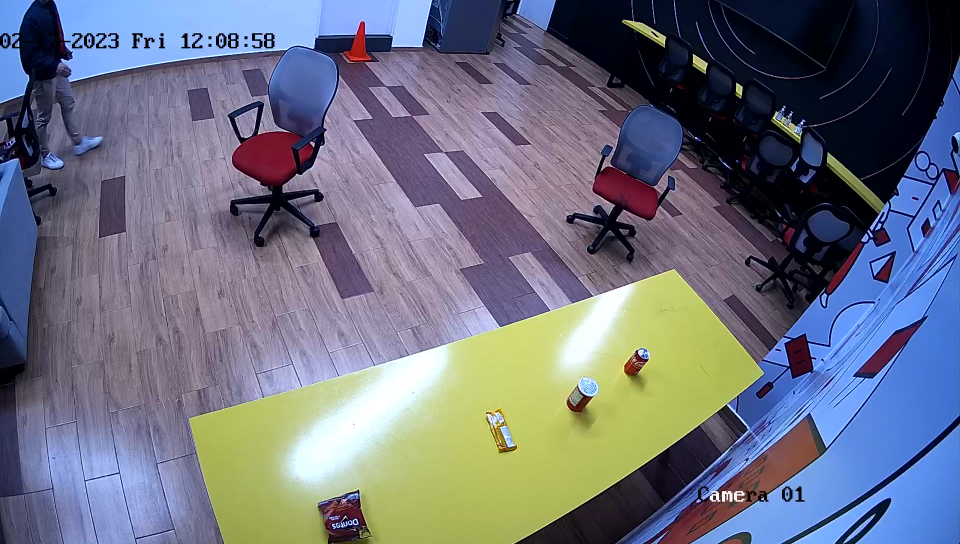
#> input picture data/images/table_fixed.jpg, 1920 x 1088 px, found by its file name (shown at 1/2 size); its folder holds 3 pictures in this run
$ python table_points.py
#> lines starting #> are read from the running program, lines starting #| are printed output that depends on the picture; after the words box and inside, x2 and y2 are one past the last pixel; in counts of white or black regions, pixels touching at a corner belong together
# Create a function that prints the right clicks on an image using opencv
import cv2
import numpy

from pathlib import Path

IMAGE_PATH = Path.cwd() / 'data' / 'images' / 'table_fixed.jpg'
TABLE_IMAGE_PATH = Path.cwd() / 'data' / 'images' / 'nice_table.jpg'

# Load the images
image = cv2.imread(str(IMAGE_PATH))
#> image is the input picture: shape (1088, 1920, 3); mean B, G, R 128.4, 112.5, 108.5
print(f'Image shape: {image.shape}')
#| Image shape: (1088, 1920, 3)
image_table = cv2.imread(str(TABLE_IMAGE_PATH))
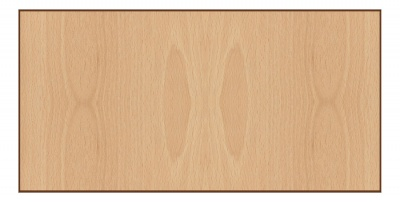
#> input picture data/images/nice_table.jpg, 400 x 202 px, found by its file name
#> image_table is the input picture: shape (202, 400, 3); mean B, G, R 151.8, 185.6, 218.9

# Perspective Points, as X, Y
UP_LEFT_CORNER_ORIG = (384, 840)
UP_LEFT_CORNER_TABLE = (20, 10)

UP_RIGHT_CORNER_ORIG = (1348, 538)
UP_RIGHT_CORNER_TABLE = (380, 10)

DOWN_LEFT_MIDDLE_ORIG = (450, 1084)
DOWN_LEFT_MIDDLE_TABLE = (20, 130)

DOWN_RIGHT_CORNER_ORIG = (1524, 746)
DOWN_RIGHT_CORNER_TABLE = (380, 190)

new_height = DOWN_RIGHT_CORNER_TABLE[1] - UP_RIGHT_CORNER_TABLE[1]
new_width = UP_RIGHT_CORNER_TABLE[0] - UP_LEFT_CORNER_TABLE[0]

array_keypts_orig = numpy.float32(
    [
        numpy.array(UP_LEFT_CORNER_ORIG),
        numpy.array(UP_RIGHT_CORNER_ORIG),
        numpy.array(DOWN_RIGHT_CORNER_ORIG),
        numpy.array(DOWN_LEFT_MIDDLE_ORIG),
    ]
)
array_keypts_table = numpy.float32(
    [
        numpy.array(UP_LEFT_CORNER_TABLE),
        numpy.array(UP_RIGHT_CORNER_TABLE),
        numpy.array(DOWN_RIGHT_CORNER_TABLE),
        numpy.array(DOWN_LEFT_MIDDLE_TABLE),
    ]
)

# Find the perspective matrix to transform the points
persp_matrix = cv2.getPerspectiveTransform(
    array_keypts_orig,
    array_keypts_table
)
# Save the matrix
numpy.save(
     str(Path.cwd() / 'location' / 'transforms' / 'table_persp_mtx_v1.npy'),
     persp_matrix
)
# dst = cv2.warpPerspective(image, persp_matrix, (new_width, new_height))
# h, status = cv2.findHomography(array_keypts_orig, array_keypts_table)

# Draw two points at the front of the table
image = cv2.circle(
    image,
    (UP_LEFT_CORNER_ORIG),
    10,
    (0, 255, 0),
    -1
)
#> image: shape (1088, 1920, 3); 0.02% of pixels changed, all inside (x1, y1, x2, y2) = (374, 830, 395, 851)
image = cv2.circle(
    image,
    (UP_RIGHT_CORNER_ORIG),
    10,
    (0, 255, 0),
    -1
)
#> image: shape (1088, 1920, 3); mean B, G, R 128.4, 112.5, 108.5
# Draw two points at the end of the table
image = cv2.circle(
    image,
    (DOWN_LEFT_MIDDLE_ORIG),
    10,
    (0, 255, 0),
    -1
)
#> image: shape (1088, 1920, 3); mean B, G, R 128.3, 112.5, 108.5
image = cv2.circle(
    image,
    (DOWN_RIGHT_CORNER_ORIG),
    10,
    (0, 255, 0),
    -1
)
#> image: shape (1088, 1920, 3); mean B, G, R 128.3, 112.5, 108.4

# Resize the image to half the size
image = cv2.resize(image, None, fx=0.5, fy=0.5)
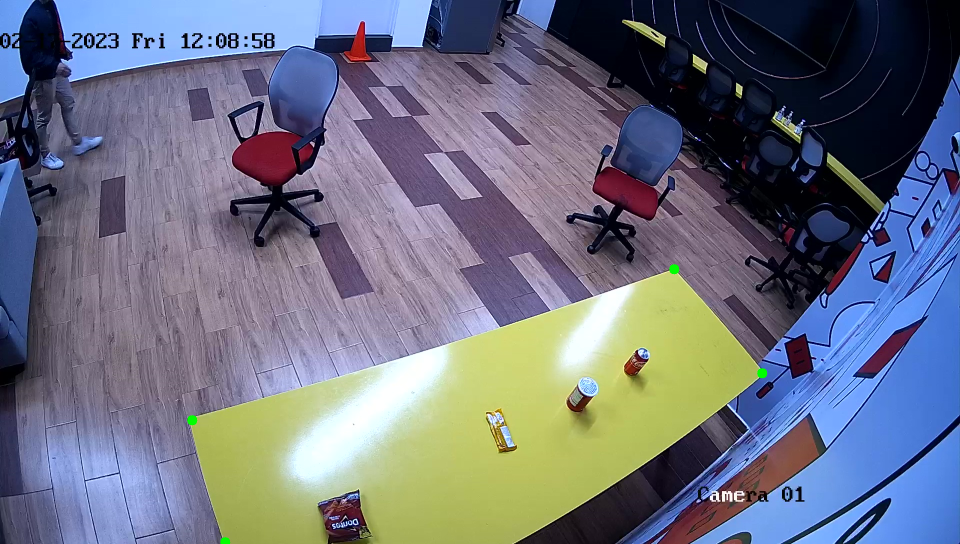
#> image: shape (544, 960, 3); mean B, G, R 128.4, 112.7, 108.5

# Global variables to save the clicks in the original image
x_click, y_click = 0, 0
# Create a function to handle mouse clicks
def handle_click(event, x, y, flags, param):
    global x_click, y_click
    if event == cv2.EVENT_LBUTTONUP:
        # Display the coordinates of the click
        print("Clicked at ({}, {})".format(x, y))
        x_click = x
        y_click = y

# Create a window to display the image
cv2.namedWindow("image")
cv2.namedWindow("Table")

# Set the mouse callback function for the window
cv2.setMouseCallback("image", handle_click)

# Display the riginal image in the window
cv2.imshow("image", image)

while True:
    # Transformed point to new image space
    point_trf = cv2.perspectiveTransform(
        numpy.array([[[x_click * 2, y_click * 2]]], dtype=numpy.float32),
        persp_matrix
    )
    image_table = cv2.circle(
        image_table,
        (int(point_trf[0][0][0]), int(point_trf[0][0][1])),
        3,
        (0, 255, 0),
        -1
    )
    # display the image and wait for a keypress
    cv2.imshow("Table", image_table)
    key = cv2.waitKey(1) & 0xFF
#> (key Esc is pressed here)
    # if the 'c' key is pressed, break from the loop
    if key == ord("c"):
	    break

# Destroy the window
cv2.destroyAllWindows()
